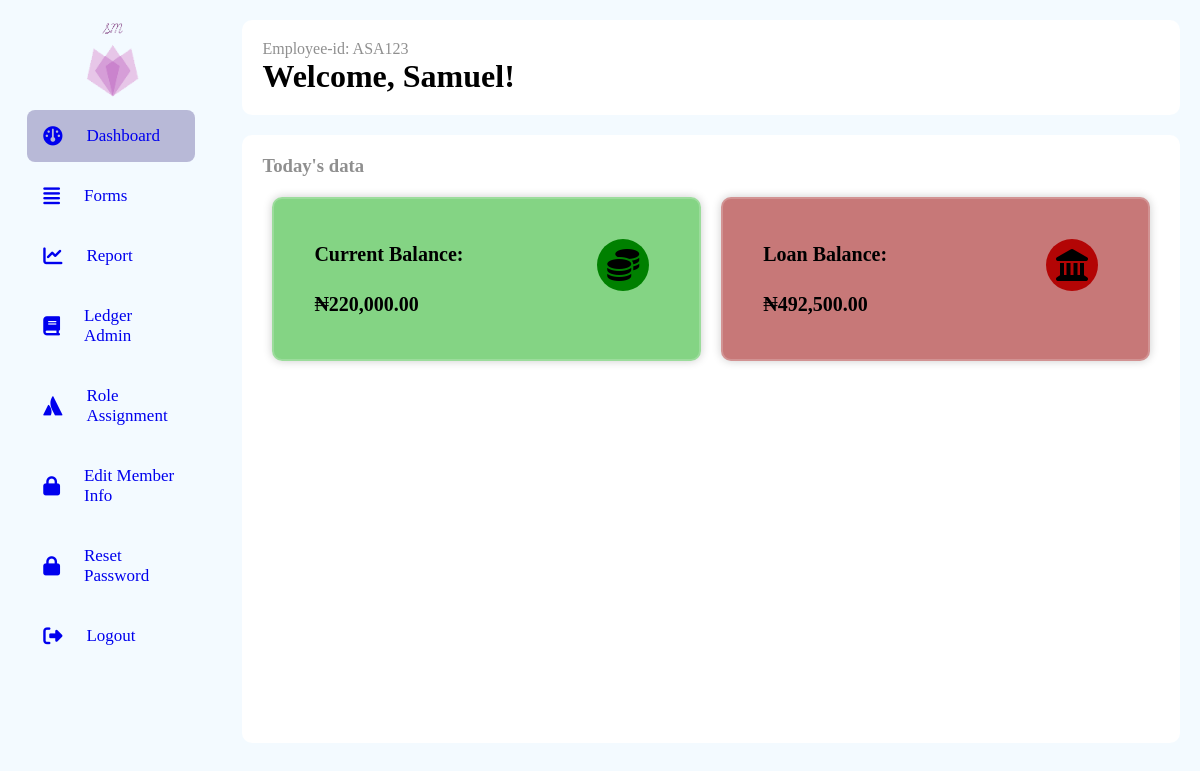
The page /dashboard (signed in) on the database as committed earlier.
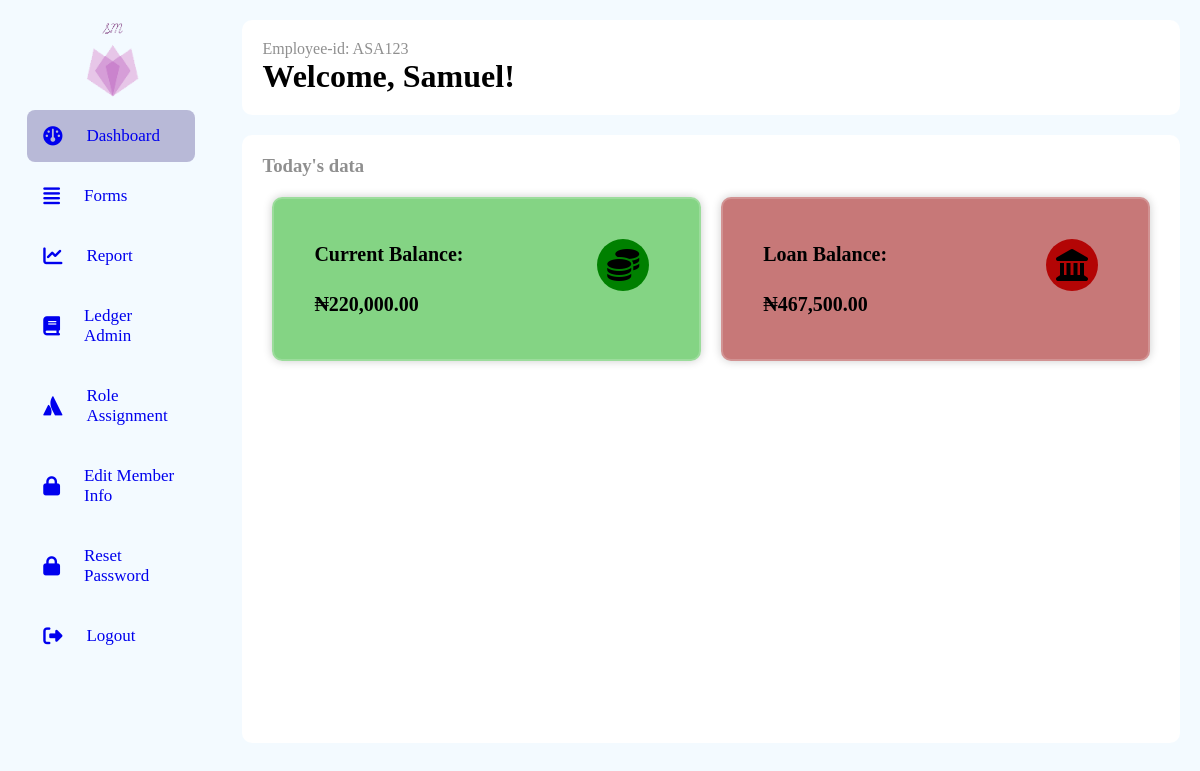
The same page on the database as committed later.
### models.py (models this page shows, shortened)
class Person(db.Model, UserMixin):
    __tablename__ = "persons"
    id = db.Column(db.Integer, primary_key=True)
    name = db.Column(db.String(100), nullable=False)
    role_id = db.Column(db.Integer, db.ForeignKey("roles.id"))
    email = db.Column(db.String, nullable=True, unique=True)
    password = db.Column(db.String(255), nullable=False)
    company_id = db.Column(db.Integer, db.ForeignKey("companies.id"))
    employee_id = db.Column(db.String, nullable=False, unique=True)
    phone_no = db.Column(db.String, unique=True)
    balance_bfd = db.Column(db.Float, default=0.0)
    total_balance = db.Column(db.Float, default=0.0)
    loan_balance = db.Column(db.Float, default=0.0)
    loan_balance_bfd = db.Column(db.Float, default=0.0)
    loans = db.relationship("Loan", backref="person")
    payments_made = db.relationship("SavingPayment", backref="payer", lazy=True)
    loan_payments_made = db.relationship("LoanPayment", backref="payer", lazy=True)

### app.py (the view)
@app.route("/dashboard")
@login_required
def dashboard():
    person = current_user
    form = SearchForm()
    return render_template("dashboard.html", person=person, form=form)

### app.py (called while the page is built)
@login_manager.user_loader
def load_user(person_id):
    return Person.query.get(person_id)

@app.before_request
def before_request():
    g.user = current_user

@app.template_filter("currency")
@login_required
def currency(value):
    modified_value = format_currency(value)  # Modify the value as needed
    return modified_value

### filters.py (called while the page is built)
def format_currency(
    value, currency_symbol="₦", decimal_separator=".", thousands_separator=","
):
    if value:
        if value < 0:
            formatted_value = f"-{currency_symbol}{abs(value):,.2f}"
        else:
            formatted_value = f"{currency_symbol}{value:,.2f}"
        formatted_value = formatted_value.replace(".", decimal_separator).replace(
            ",", thousands_separator
        )
    else:
        formatted_value = f"{currency_symbol}0"
    return formatted_value

### templates/dashboard.html (shortened to what this page needs)
<!DOCTYPE html>
<html lang="en">
<head>
    <link rel="stylesheet" href="https://cdnjs.cloudflare.com/ajax/libs/font-awesome/6.4.0/css/all.min.css"/>
    <link rel="stylesheet" href="\static\css\style.css">
</head>
<body class="special-dash">
    <div class="full-form-content">
    <div class='all-sections'>
        <nav class='section-1'>
            <div class="logo"><img src="\static\logo.png" alt="logo"></div>
            <ul class="side-bar" id="side-bar">
                <li class="{%block dash%}active nav-item{%endblock%}" id="move">
                    <a href="{{ url_for('dashboard') }}" class="nav-link"><i class="fa-solid fa-gauge"></i>
                    <span>Dashboard</span></a>
                </li>
                {% if person.role.id == 1 or person.role.id == 3 %}
                <li class="{%block form%}nav-item{%endblock%}">
                    <a class="nav-link" href="{{ url_for('forms') }}"><i class="fa-solid fa-align-justify"></i><span>Forms</span></a>
                </li>
                {% endif %}
                {% if person.role.id != 4 %}
                <li class="{%block query%}nav-item{%endblock%}">
                    <a class="nav-link" href="{{ url_for('queries') }}"> <i class="fa-solid fa-chart-line"></i><span>Report</span></a>
                </li>
                {% endif %}
                {% if person.role.id == 1 or person.role.id == 3 %}
                <li class="nav-item">
                    <a class="nav-link" href="{{ url_for('ledger_admin') }}"><i class="fa-solid fa-book"></i><span>Ledger Admin</span></a>
                </li>
                {% endif %}
                {% if person.role.id == 1 %}
                <li class="nav-item">
                    <a class="nav-link" href="{{ url_for('role_assignment') }}"><i class="fa-brands fa-atlassian"></i><span>Role Assignment</span></a>
                </li>
                {% endif %}
                {% if person.role.id == 1 or person.role.id == 3 %}
                <li class="nav-item">
                    <a class="nav-link" href="{{ url_for('edit_profile') }}"><i class="fa-solid fa-lock"></i><span>Edit Member Info</span></a>
                </li>
                <li class="nav-item">
                    <a class="nav-link" href="{{ url_for('reset_password') }}"><i class="fa-solid fa-lock"></i><span>Reset Password</span></a>
                </li>
                {% endif %}
                <li class="logout">
                    <a class='nav-link' href="{{url_for('logout')}}"><i class="fa-sharp fa-solid fa-right-from-bracket"></i><span>Logout</span></a>
                </li>
            </ul>
        </nav>
        <div class='section-2'>
        <div class="head-wrap">
            <div class="head-title">
                <span>Employee-id: {{person.employee_id}}</span>
                <h1>Welcome, {{ person.name }}!</h1>
            </div>
        </div>
        <div class="all-cards-wrap">
        {%block content%}
        <h3>Today's data</h3>
        <div class="all-cards" id="dash-all-cards">
            <div class="card" id="current-bal">
                <div class="container">
                    <div class='content-con'>
                    <a href="{{url_for('savings_account',person_id=person.id)}}">
                        <div>
                        <p><strong>Current Balance:</strong></p>
                        </div>
                        <div>
                        <p><strong>{{ person.balance_bfd | currency}}</strong></p>
                        </div>
                    </a>
                    </div>
                    <div class="icon-con"><i class="fa-solid fa-coins"></i></div>
                </div>
            </div>
            <div class="card" id="loan-bal">
                <div class="container">
                    <div class='content-con'>
                    <a href="{{url_for('loan_account',person_id=person.id)}}">
                        <div>
                        <p><strong>Loan Balance:</strong></p>
                        </div>
                        <div>
                        <p><strong>{{ person.loan_balance | currency}}</strong></p>
                        </div>
                    </a>
                    </div>
                    <div class="icon-con" id='landmark'><i class="fa-solid fa-landmark"></i></div>
                </div>
            </div>
        </div>
        </div>
        </div>
    </div>
</body>
{%endblock%}

### static/css/style.css (style rules this page uses)
* { margin: 0; padding: 0; box-sizing: border-box; font-family:'Times New Roman', Times, serif; }
.special-dash { background-color: #c2e7ff2e; }
.special-dash .all-sections { display: flex; }
.special-dash .section-1 { top: 0; bottom: 0; left: 0; padding: 0 1.7rem; overflow: hidden; position: sticky; width: 240px; height: 100vh; }
.special-dash .logo { height: 80px; padding: 16px; }
.special-dash .side-bar { height: 88%; position: relative; list-style: none; padding: 0; }
.special-dash .side-bar li { padding: 1rem; margin: 8px 0; border-radius: 8px; transition: all 0.2s ease-in; }
.special-dash .side-bar li:hover, .active { background:#473d8b57; }
.special-dash .side-bar a { font-size: 17px; text-decoration: none; gap: 1.5rem; display: flex; align-items: center; }
.special-dash .side-bar a i { font-size: 1.2rem; }
.special-dash .section-2 { position: relative; width: 90%; }
.special-dash .section-2 .head-wrap { background-color: #fff; margin: 20px; padding: 20px; border-radius: 10px; }
.special-dash .section-2 .head-wrap span, h3 { color: #4545459a; margin-bottom: 10px; }
.special-dash .section-2 .all-cards-wrap { background: #fff; height: 76vh; margin: 20px; padding: 20px; border-radius: 10px; }
.special-dash .section-2 .all-cards { display: flex; flex-wrap: wrap; }
.special-dash .section-2 .all-cards * { flex: 0 1 180px; }
.special-dash .section-2 #dash-all-cards * { flex: 1 1 200px; }
.special-dash .section-2 .card { background: transparent; margin: 10px; border-radius: 10px; padding: 30px 40px; border:2px solid rgba(255, 255, 255, .2); backdrop-filter: blur(30px); box-shadow: 0 0 10px rgba(0,0,0,.2); background-color: #f5f5f5; align-items: center; }
.special-dash .section-2 a { color: #fff; line-height: 2.5; text-decoration: none; }
.special-dash .section-2 #current-bal { background: rgba(108, 204, 108, 0.836); }
.special-dash .section-2 #loan-bal { background: rgb(199, 120, 120); }
.special-dash .section-2 .icon-con { border-radius: 40px; background-color:green; margin: 10px; margin-right: 50px; padding: 10px; height: auto; width:min-content; float: right; position: absolute; right: 0; }
.special-dash .section-2 #landmark { background-color:#b30404fa; }
.special-dash .section-2 .content-con a div { display: block; }
.special-dash .section-2 i { font-size: 2rem; color: #000; }
.special-dash .section-2 a { color: #000; font-size: 20px; }
.special-dash .container { display: flex; }
.special-dash img { max-width: 100%; max-height: auto; }
.special-dash #move { margin-top: 30px; }

Rows that differ between the two databases and show on the page:
changed Person "Samuel": loan_balance "₦492,500.00" → "₦467,500.00"
